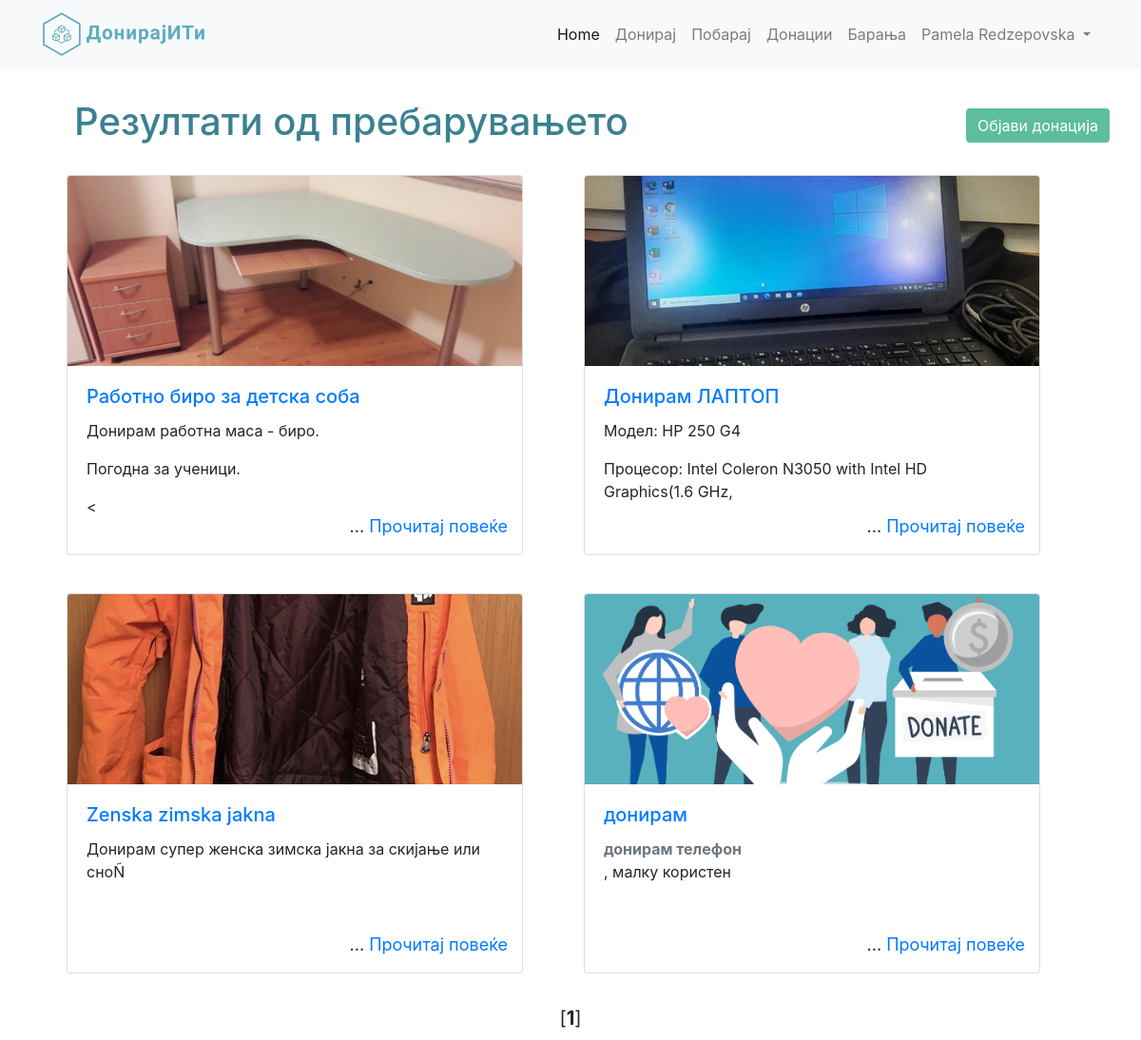
/search-donacii-filter.php?param1=донирам  (signed in), run on the app's committed database.
### tables this page shows
CREATE TABLE `objavi` (
  `Objava_ID` int(11) NOT NULL,
  `Naslov` varchar(1000) NOT NULL,
  `Sodrzina` text NOT NULL,
  `Lokacija` varchar(50) NOT NULL,
  `Datum` timestamp NOT NULL DEFAULT CURRENT_TIMESTAMP,
  `Tip` enum('Baranje','Donacija') NOT NULL,
  `Picture` varchar(100) NOT NULL,
  `KorisnikID` int(11) NOT NULL,
  `KategorijaID` int(11) NOT NULL
);

### search-donacii-filter.php (the view, shortened to what this page needs)
<?php
    require ('database.php');
	if(!isset($_GET['param1']))
	{
		$param = mysql_real_escape_string($_POST['srchdonacii']);
	}
	else
	{
		$param = mysql_real_escape_string($_GET['param1']);
	}
	if($param == "")
	{
		header("Location: prikazidonacii.php");
	}
	else
	{
		$sql = "SELECT * FROM objavi WHERE Tip='Donacija' AND (Naslov LIKE '%$param%' OR Sodrzina LIKE '%$param%') ORDER BY Datum desc";
	}
?>
<!DOCTYPE html>
<html lang="en" dir="ltr">
<head>
    <link rel="stylesheet" href="font-awesome/css/font-awesome.min.css">
    <link rel="stylesheet" href="https://unpkg.com/flickity@2/dist/flickity.min.css">
    <link rel="stylesheet" href="https://cdn.jsdelivr.net/npm/bootstrap@4.6.0/dist/css/bootstrap.min.css">
</head>
<body>
<nav class="navbar navbar-expand-lg navbar-light bg-light">
      <div class="container">
        <a class="navbar-brand mr-auto" href="homepage.php"><img src="images/logo2.png" alt="Logo"></a>
          <div class="collapse navbar-collapse" id="navbarSupportedContent">
            <ul class="navbar-nav ml-auto">
              <li class="nav-item active">
                <a class="nav-link" href="homepage.php">Home <span class="sr-only">(current)</span></a>
              </li>
              <li class="nav-item">
                <a class="nav-link" href="novadonacija.php">Донирај</a>
              </li>
              <li class="nav-item">
                <a class="nav-link" href="novobaranje.php">Побарај</a>
              </li>
            <li class="nav-item">
                <a class="nav-link" href="prikazidonacii.php">Донации</a>
              </li>
            <li class="nav-item">
                <a class="nav-link" href="prikazibaranja.php">Барања</a>
              </li>
            <li class="nav-item dropdown">
                <a class="nav-link dropdown-toggle" href="#" id="navbarDropdown" role="button" data-toggle="dropdown" aria-haspopup="true" aria-expanded="false">
                  <?php echo $_SESSION['ime']." ".$_SESSION['prezime']; ?>
                </a>
            </ul>
          </div>
      </div>
</nav>
<div class="blog-latest">
    <div class="container">
    <br>
    <div class="d-flex flex-row-reverse align-items-center" style="padding-right:0px">
        <div class="p-2"><a class="btn btn-primary btn-xl" href="novadonacija.php">Објави донација</a></div>
        <div class="mr-auto p-2"><h1 style="padding-left:25px;">Резултати од пребарувањето</h1></div>
    </div>
    <div class="main-carousel p-2" id="latestCarousel">
        <div class="row">
        <?php
			if($param != "")
			{
				$sql = "SELECT COUNT(*) FROM objavi WHERE Tip='Donacija' AND (Naslov LIKE '%$param%' OR Sodrzina LIKE '%$param%') ORDER BY Datum desc";
            }
            $result = mysqli_query($conn, $sql);
            $r = mysqli_fetch_row($result);
            $numrows = $r[0];
            $rowsperpage = 10;
            $totalpages = ceil($numrows / $rowsperpage);
            if (isset($_GET['currentpage']) && is_numeric($_GET['currentpage'])) {
               $currentpage = (int) $_GET['currentpage'];
            } else {
               $currentpage = 1;
            }
            $offset = ($currentpage - 1) * $rowsperpage;
			if($param != "")
			{
				$sql = "SELECT * FROM objavi WHERE Tip='Donacija' AND (Naslov LIKE '%$param%' OR Sodrzina LIKE '%$param%') ORDER BY Datum desc LIMIT $offset, $rowsperpage";
            }
            $result = mysqli_query($conn, $sql);
            while ($list = mysqli_fetch_assoc($result))
            {
                $slika = $list['Picture'];
                $naslov = $list['Naslov'];
                $sodrzina = $list['Sodrzina'];
                $id = $list['Objava_ID'];
        ?>
        <div class="column">
            <div class="carousel-cell p-2">
            <div class="card mx-4" style="width:30rem; height:400px; object-fit:cover;">
                <img class="card-img-top" src="uploads/<?php echo $slika; ?>" alt="Недостапна слика." height="200" style="object-fit:cover;">
                <div class="card-body">
                <h5 class="card-title">
                    <a href="view.php?postid=<?=$id?>" class="blog-link">
                    <?php
                        echo $naslov;
                    ?>
                </h5>
                <p class="card-subtitle mt-2 text-muted">
                    <?php
                    echo substr($sodrzina, 0, 100);
                    ?>
                    <p style="font-size:18px; position: absolute; bottom: 0; right: 15px;">
                        ... <a href="view.php?postid=<?=$id?>">Прочитај повеќе</a></p>
                </p>
                </div>
            </div>
            <?php echo "<br>";?>
            </div>
        </div>
        <?php }  ?>
        </div>
        <center><div class="footer" style="font-size:20px;">
        <?php
                $range = 5;
                for ($x = ($currentpage - $range); $x < (($currentpage + $range) + 1); $x++) {
                   if (($x > 0) && ($x <= $totalpages)) {
                      if ($x == $currentpage) {
                         echo " [<b>$x</b>] ";
                      } else {
                         echo " <a href='{$_SERVER['PHP_SELF']}?currentpage=$x&param1=$param'>$x</a> ";
                      }
                   }
                }
        ?>
        </div></center>
    </div>
    </div>
</div>
</body>
</html>

### search-donacii-filter.php (style rules this page uses)
a.navbar-brand.mr-auto img { width: 170px; }
body { background-color: white !important; }
h1 { color:#3b8191; }
.btn-primary { background-color:#5dbd9e; border:none; left:20px; position: relative; }

### data on the page
objavi: Picture (picture), Naslov "Работно биро за детска соба", Sodrzina "Донирам работна маса - биро. Погодна за ученици. <"
objavi: Picture (picture), Naslov "Донирам ЛАПТОП", Sodrzina "Модел: HP 250 G4 Процесор: Intel Coleron N3050 with Intel HD Graphics(1.6 GHz,"
objavi: Picture (picture), Naslov "Zenska zimska jakna", Sodrzina "Донирам супер женска зимска јакна за скијање или сноÑ"
objavi: Picture (picture), Naslov "донирам", Sodrzina "донирам телефон , малку користен"

### other printed values
$_SESSION['ime'] "Pamela"
$_SESSION['prezime'] "Redzepovska"
